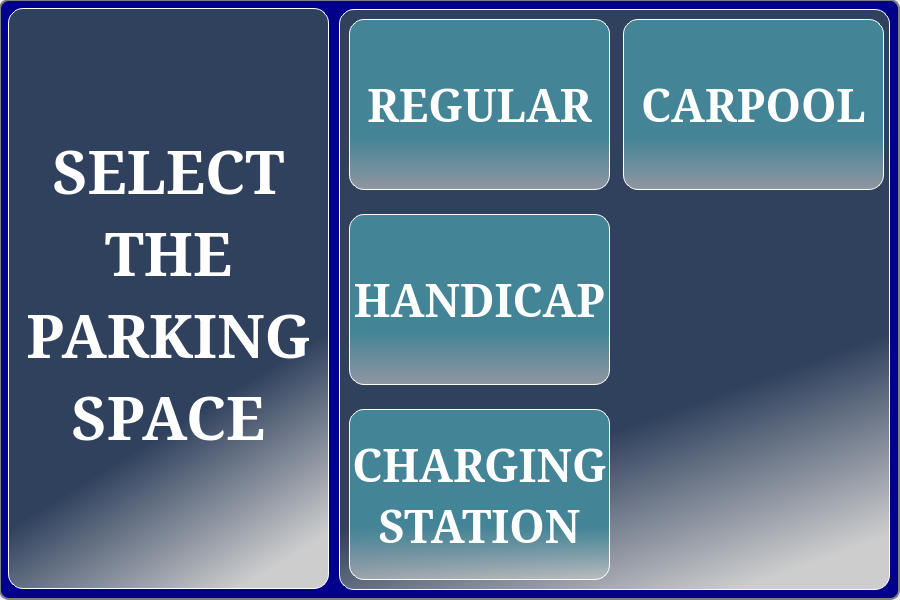
<?xml version="1.0" encoding="UTF-8"?>
<ui version="4.0">
 <class>generalWindow</class>
 <widget class="QDialog" name="generalWindow">
  <property name="geometry">
   <rect>
    <x>0</x>
    <y>0</y>
    <width>900</width>
    <height>600</height>
   </rect>
  </property>
  <property name="windowTitle">
   <string>Dialog</string>
  </property>
  <property name="styleSheet">
   <string notr="true">#mainFrame
{
	alternate-background-color: blue;
	background: darkblue;
	border-radius: 10px;
	border: 2px solid gray;
}

#textFrame
{
	background: qlineargradient(spread:pad, x1:0.38, y1:0, x2:0.722, y2:1, stop:0.6875 #30415D, stop:1 rgba(205, 205, 205, 255));

	QGraphicsDropShadowEffect: inset 0 0 0 1px #27496d;
	border: 1px solid white;
	border-radius: 15px;
	QGraphicsDropShadowEffect: inset 0 0 0 1px #27496d;
}

#titleLabel
{
	color: #fff;
	font: bold 60px;
	font-family: Garamond;
}

#iconLabel
{
	color: rgba(0,0,0,30%);
}

#buttonFrame
{
	background: qlineargradient(spread:pad, x1:0.38, y1:0, x2:0.722, y2:1, stop:0.6875 #30415D, stop:1 rgba(205, 205, 205, 255));

	QGraphicsDropShadowEffect: inset 0 0 0 1px #27496d;
	border: 1px solid white;
	border-radius: 15px;
	QGraphicsDropShadowEffect: inset 0 0 0 1px #27496d;
}

#regularButton
{
	color: #fff;
	QGraphicsDropShadowEffect: -2px 2px #346392;
	background-color: #ff9664;
	QGraphicsDropShadowEffect: inset 0 0 0 1px #27496d;
	border: 1px solid white;
	border-radius: 15px;
	font-family: Garamond;
	font: bold 45px;

	background: qlineargradient(spread:pad, x1:0.5, y1:0, x2:0.5, y2:1, stop:0.6875 #438496, stop:1 rgba(205, 205, 205, 155));
}

#regularButton :hover
{
	QGraphicsDropShadowEffect: inset 0 0 0 1px #27496d,0 5px 15px #193047;
}

#regularButton :active
{
	QGraphicsDropShadowEffect: inset 0 0 0 1px #27496d,inset 0 5px 30px #193047;
}

#carpoolButton
{
	color: #fff;
	QGraphicsDropShadowEffect: -2px 2px #346392;
	background-color: #ff9664;
	QGraphicsDropShadowEffect: inset 0 0 0 1px #27496d;
	border: 1px solid white;
	border-radius: 15px;
	font-family: Garamond;
	font: bold 45px;

	background: qlineargradient(spread:pad, x1:0.5, y1:0, x2:0.5, y2:1, stop:0.6875 #438496, stop:1 rgba(205, 205, 205, 155));
}

#carpoolButton :hover
{
	QGraphicsDropShadowEffect: inset 0 0 0 1px #27496d,0 5px 15px #193047;
}

#carpoolButton :active
{
	QGraphicsDropShadowEffect: inset 0 0 0 1px #27496d,inset 0 5px 30px #193047;
}

#handicapButton
{
	color: #fff;
	QGraphicsDropShadowEffect: -2px 2px #346392;
	background-color: #ff9664;
	QGraphicsDropShadowEffect: inset 0 0 0 1px #27496d;
	border: 1px solid white;
	border-radius: 15px;
	font-family: Garamond;
	font: bold 45px;

	background: qlineargradient(spread:pad, x1:0.5, y1:0, x2:0.5, y2:1, stop:0.6875 #438496, stop:1 rgba(205, 205, 205, 155));
}

#handicapButton :hover
{
	QGraphicsDropShadowEffect: inset 0 0 0 1px #27496d,0 5px 15px #193047;
}

#handicapButton :active
{
	QGraphicsDropShadowEffect: inset 0 0 0 1px #27496d,inset 0 5px 30px #193047;
}


#chargingButton
{
	color: #fff;
	QGraphicsDropShadowEffect: -2px 2px #346392;
	background-color: #ff9664;
	QGraphicsDropShadowEffect: inset 0 0 0 1px #27496d;
	border: 1px solid white;
	border-radius: 15px;
	font-family: Garamond;
	font: bold 45px;

	background: qlineargradient(spread:pad, x1:0.5, y1:0, x2:0.5, y2:1, stop:0.6875 #438496, stop:1 rgba(205, 205, 205, 155));
}

#chargingButton :hover
{
	QGraphicsDropShadowEffect: inset 0 0 0 1px #27496d,0 5px 15px #193047;
}

#chargingButton :active
{
	QGraphicsDropShadowEffect: inset 0 0 0 1px #27496d,inset 0 5px 30px #193047;
}</string>
  </property>
  <widget class="QFrame" name="mainFrame">
   <property name="geometry">
    <rect>
     <x>-1</x>
     <y>-1</y>
     <width>901</width>
     <height>601</height>
    </rect>
   </property>
   <property name="frameShape">
    <enum>QFrame::StyledPanel</enum>
   </property>
   <property name="frameShadow">
    <enum>QFrame::Raised</enum>
   </property>
   <widget class="QFrame" name="textFrame">
    <property name="geometry">
     <rect>
      <x>9</x>
      <y>9</y>
      <width>321</width>
      <height>581</height>
     </rect>
    </property>
    <property name="frameShape">
     <enum>QFrame::StyledPanel</enum>
    </property>
    <property name="frameShadow">
     <enum>QFrame::Raised</enum>
    </property>
    <widget class="QLabel" name="titleLabel">
     <property name="geometry">
      <rect>
       <x>20</x>
       <y>10</y>
       <width>281</width>
       <height>551</height>
      </rect>
     </property>
     <property name="text">
      <string>SELECT THE PARKING SPACE</string>
     </property>
     <property name="alignment">
      <set>Qt::AlignCenter</set>
     </property>
     <property name="wordWrap">
      <bool>true</bool>
     </property>
    </widget>
   </widget>
   <widget class="QFrame" name="buttonFrame">
    <property name="geometry">
     <rect>
      <x>340</x>
      <y>10</y>
      <width>551</width>
      <height>581</height>
     </rect>
    </property>
    <property name="frameShape">
     <enum>QFrame::StyledPanel</enum>
    </property>
    <property name="frameShadow">
     <enum>QFrame::Raised</enum>
    </property>
    <widget class="QPushButton" name="carpoolButton">
     <property name="geometry">
      <rect>
       <x>284</x>
       <y>10</y>
       <width>261</width>
       <height>171</height>
      </rect>
     </property>
     <property name="text">
      <string>CARPOOL</string>
     </property>
    </widget>
    <widget class="QPushButton" name="handicapButton">
     <property name="geometry">
      <rect>
       <x>10</x>
       <y>205</y>
       <width>261</width>
       <height>171</height>
      </rect>
     </property>
     <property name="text">
      <string>HANDICAP</string>
     </property>
    </widget>
    <widget class="QPushButton" name="chargingButton">
     <property name="geometry">
      <rect>
       <x>10</x>
       <y>400</y>
       <width>261</width>
       <height>171</height>
      </rect>
     </property>
     <property name="text">
      <string>CHARGING
STATION</string>
     </property>
    </widget>
    <widget class="QPushButton" name="regularButton">
     <property name="geometry">
      <rect>
       <x>10</x>
       <y>10</y>
       <width>261</width>
       <height>171</height>
      </rect>
     </property>
     <property name="text">
      <string>REGULAR</string>
     </property>
    </widget>
   </widget>
  </widget>
 </widget>
 <resources/>
 <connections/>
</ui>
